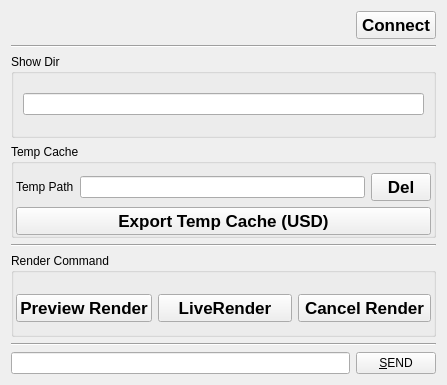
<?xml version="1.0" encoding="UTF-8"?>
<ui version="4.0">
 <class>Form</class>
 <widget class="QWidget" name="Form">
  <property name="geometry">
   <rect>
    <x>0</x>
    <y>0</y>
    <width>447</width>
    <height>385</height>
   </rect>
  </property>
  <property name="windowTitle">
   <string>Form</string>
  </property>
  <layout class="QGridLayout" name="gridLayout_3">
   <item row="7" column="0">
    <widget class="QLineEdit" name="testCommandEdit"/>
   </item>
   <item row="7" column="1">
    <widget class="QPushButton" name="testSendBtn">
     <property name="text">
      <string>&amp;SEND</string>
     </property>
    </widget>
   </item>
   <item row="1" column="0" colspan="2">
    <widget class="Line" name="line">
     <property name="orientation">
      <enum>Qt::Horizontal</enum>
     </property>
    </widget>
   </item>
   <item row="4" column="0" colspan="2">
    <widget class="Line" name="line_2">
     <property name="orientation">
      <enum>Qt::Horizontal</enum>
     </property>
    </widget>
   </item>
   <item row="0" column="0" colspan="2">
    <layout class="QHBoxLayout" name="horizontalLayout_4">
     <item>
      <widget class="QLabel" name="label">
       <property name="text">
        <string/>
       </property>
       <property name="pixmap">
        <pixmap>../../../../../Desktop/company_logoB.png</pixmap>
       </property>
      </widget>
     </item>
     <item>
      <widget class="QLabel" name="label_3">
       <property name="maximumSize">
        <size>
         <width>40</width>
         <height>40</height>
        </size>
       </property>
       <property name="text">
        <string/>
       </property>
       <property name="pixmap">
        <pixmap>hsMaya.png</pixmap>
       </property>
       <property name="scaledContents">
        <bool>true</bool>
       </property>
      </widget>
     </item>
     <item>
      <widget class="QLabel" name="label_4">
       <property name="maximumSize">
        <size>
         <width>40</width>
         <height>40</height>
        </size>
       </property>
       <property name="sizeIncrement">
        <size>
         <width>0</width>
         <height>0</height>
        </size>
       </property>
       <property name="text">
        <string/>
       </property>
       <property name="pixmap">
        <pixmap>A57-Arrow-Yellow-Left.png</pixmap>
       </property>
       <property name="scaledContents">
        <bool>true</bool>
       </property>
      </widget>
     </item>
     <item>
      <widget class="QLabel" name="label_5">
       <property name="maximumSize">
        <size>
         <width>40</width>
         <height>40</height>
        </size>
       </property>
       <property name="text">
        <string/>
       </property>
       <property name="pixmap">
        <pixmap>hsMaya.png</pixmap>
       </property>
       <property name="scaledContents">
        <bool>true</bool>
       </property>
      </widget>
     </item>
     <item>
      <spacer name="horizontalSpacer_2">
       <property name="orientation">
        <enum>Qt::Horizontal</enum>
       </property>
       <property name="sizeHint" stdset="0">
        <size>
         <width>40</width>
         <height>20</height>
        </size>
       </property>
      </spacer>
     </item>
     <item>
      <widget class="QLabel" name="statusLabel">
       <property name="maximumSize">
        <size>
         <width>30</width>
         <height>30</height>
        </size>
       </property>
       <property name="text">
        <string/>
       </property>
       <property name="pixmap">
        <pixmap>Circle04-DarkRed.png</pixmap>
       </property>
       <property name="scaledContents">
        <bool>true</bool>
       </property>
      </widget>
     </item>
     <item>
      <widget class="QPushButton" name="connectBtn">
       <property name="font">
        <font>
         <pointsize>13</pointsize>
         <weight>75</weight>
         <bold>true</bold>
        </font>
       </property>
       <property name="text">
        <string>Connect</string>
       </property>
      </widget>
     </item>
    </layout>
   </item>
   <item row="3" column="0" colspan="2">
    <widget class="QGroupBox" name="groupBox">
     <property name="title">
      <string>Temp Cache</string>
     </property>
     <layout class="QGridLayout" name="gridLayout">
      <property name="leftMargin">
       <number>2</number>
      </property>
      <property name="rightMargin">
       <number>2</number>
      </property>
      <property name="bottomMargin">
       <number>0</number>
      </property>
      <item row="0" column="0">
       <layout class="QHBoxLayout" name="horizontalLayout_2">
        <item>
         <widget class="QLabel" name="label_2">
          <property name="text">
           <string>Temp Path</string>
          </property>
         </widget>
        </item>
        <item>
         <widget class="QLineEdit" name="dirPathEdit">
          <property name="text">
           <string/>
          </property>
         </widget>
        </item>
        <item>
         <widget class="QPushButton" name="clearCacheBtn">
          <property name="maximumSize">
           <size>
            <width>60</width>
            <height>30</height>
           </size>
          </property>
          <property name="font">
           <font>
            <pointsize>13</pointsize>
            <weight>75</weight>
            <bold>true</bold>
           </font>
          </property>
          <property name="text">
           <string>Del</string>
          </property>
         </widget>
        </item>
       </layout>
      </item>
      <item row="1" column="0">
       <widget class="QPushButton" name="exportTempCacheBtn">
        <property name="font">
         <font>
          <pointsize>13</pointsize>
          <weight>75</weight>
          <bold>true</bold>
         </font>
        </property>
        <property name="text">
         <string>Export Temp Cache (USD)</string>
        </property>
       </widget>
      </item>
     </layout>
    </widget>
   </item>
   <item row="6" column="0" colspan="2">
    <widget class="Line" name="line_3">
     <property name="orientation">
      <enum>Qt::Horizontal</enum>
     </property>
    </widget>
   </item>
   <item row="5" column="0" colspan="2">
    <widget class="QGroupBox" name="groupBox_2">
     <property name="title">
      <string>Render Command</string>
     </property>
     <layout class="QGridLayout" name="gridLayout_2">
      <property name="leftMargin">
       <number>2</number>
      </property>
      <property name="rightMargin">
       <number>2</number>
      </property>
      <property name="bottomMargin">
       <number>0</number>
      </property>
      <item row="0" column="0">
       <layout class="QHBoxLayout" name="horizontalLayout_3">
        <item>
         <widget class="QPushButton" name="previewRenderBtn">
          <property name="font">
           <font>
            <pointsize>13</pointsize>
            <weight>75</weight>
            <bold>true</bold>
           </font>
          </property>
          <property name="text">
           <string>Preview Render</string>
          </property>
         </widget>
        </item>
        <item>
         <widget class="QPushButton" name="liveRenderBtn">
          <property name="font">
           <font>
            <pointsize>13</pointsize>
            <weight>75</weight>
            <bold>true</bold>
           </font>
          </property>
          <property name="text">
           <string>LiveRender</string>
          </property>
         </widget>
        </item>
        <item>
         <widget class="QPushButton" name="cancelRenderBtn">
          <property name="font">
           <font>
            <pointsize>13</pointsize>
            <weight>75</weight>
            <bold>true</bold>
           </font>
          </property>
          <property name="text">
           <string>Cancel Render</string>
          </property>
         </widget>
        </item>
       </layout>
      </item>
     </layout>
    </widget>
   </item>
   <item row="2" column="0" colspan="2">
    <widget class="QGroupBox" name="groupBox_3">
     <property name="title">
      <string>Show Dir</string>
     </property>
     <layout class="QHBoxLayout" name="horizontalLayout">
      <item>
       <widget class="QLineEdit" name="showDirEdit"/>
      </item>
     </layout>
    </widget>
   </item>
  </layout>
 </widget>
 <resources/>
 <connections/>
</ui>
